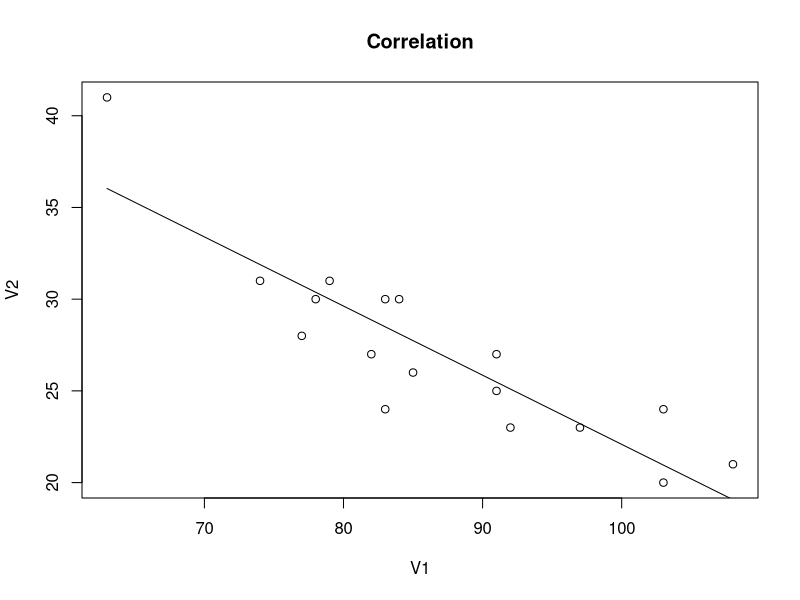

The R source for this figure:
t <- read.table ("input.txt")

plot (t, main = "Correlation")

disp <- var (t[,1])   #дисперсия
deviat <- sqrt (disp) #сред кв отклонение
aver <- mean (t[,1])  #среднее


gr1 <- subset (t[,1], ((aver - deviat) < t[,1]) & (t[,1] < (aver + deviat))) 
gr2 <- subset (t[,1], ((aver - 2 * deviat) < t[,1]) & (t[,1] < (aver + 2 * deviat)))
gr3 <- subset (t[,1], ((aver - 3 * deviat) < t[,1]) & (t[,1] < (aver + 3 * deviat)))

part2 <- matrix (0, 3, 5)

part2[1:3,1] <- c (aver - deviat, aver - 2 * deviat, aver - 3 * deviat)
part2[1:3,2] <- c (aver + deviat, aver + 2 * deviat, aver+3 * deviat)
part2[1:3,3] <- c (length (gr1), length (gr2), length(gr3)) 
part2[1:3,4] <- part2[1:3,3]/length (t[,1]) * 100
part2[1:3,5] <- c (68.3, 95.4, 99.7)

range <- max (t[,1]) - min (t[,1])
k <- 1 + floor (log (length (t[,1]), 2))  #кол-во групп по Стрейджесу
h <- range / k                            #шаг

sa <- sort (t[,1])

part3 <- matrix (0, k, 5)

for (i in 0:(k-1)) {
  l <- sa[1] + i * h
  r <- sa[1] + (i + 1) * h
  gr <- subset (t[,2], l <= t[,1] & (t[,1] < r | i == k - 1 & t[,1] <= r))
  part3[i + 1, 1:5] <- c(l, r, length (gr), sum (gr), mean (gr))
}

v <- length (t[,1]) - 2
coefcor <- cor (t[,1], t[,2])                 #коэф корреляции
T <- abs (coefcor) * sqrt (v / (1 - coefcor ^2))  #расчёт значимости кк

coefcor
T
lm (t[,2]~t[,1])

six <- sqrt(sum((t[,1]-mean(t[,1]))^2)/length(t[,1]))
siy <- sqrt(sum((t[,2]-mean(t[,2]))^2)/length(t[,2]))
b <- coefcor*siy/six
b
a<-mean(t[,2])-b*mean(t[,1])
a
lines(t[,1],a+b*t[,1])

part2
part3


